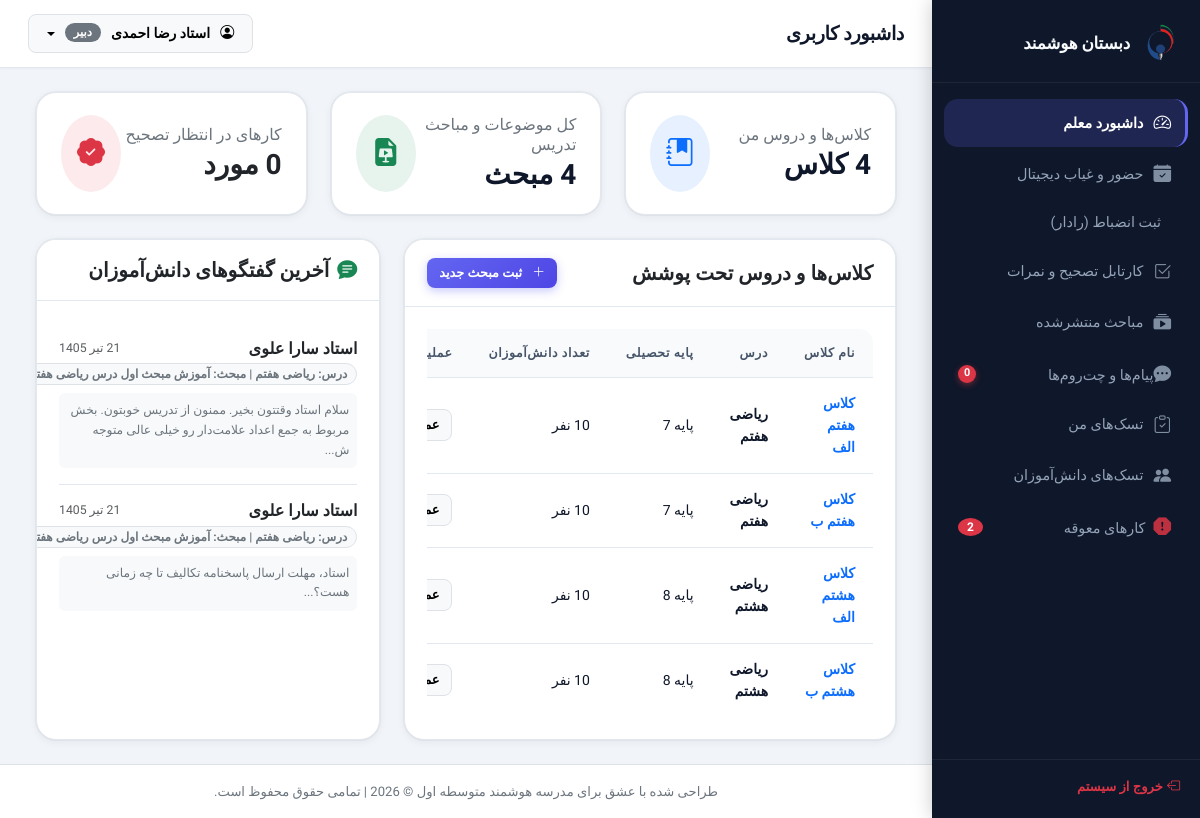
Page /teacher/dashboard.php (signed in) on the committed database.
### tables this page shows
CREATE TABLE `class_teacher_course` (
  `id` int(11) NOT NULL,
  `class_id` int(11) NOT NULL,
  `teacher_id` int(11) NOT NULL,
  `course_id` int(11) NOT NULL
);

CREATE TABLE `classes` (
  `id` int(11) NOT NULL,
  `class_name` varchar(100) NOT NULL,
  `grade_level` int(11) NOT NULL
);

CREATE TABLE `courses` (
  `id` int(11) NOT NULL,
  `course_name` varchar(100) NOT NULL,
  `grade_level` int(11) NOT NULL
);

CREATE TABLE `forum_messages` (
  `id` int(11) NOT NULL,
  `topic_id` int(11) NOT NULL,
  `sender_id` int(11) NOT NULL,
  `message_text` text NOT NULL,
  `created_at` timestamp NOT NULL DEFAULT current_timestamp()
);

CREATE TABLE `users` (
  `id` int(11) NOT NULL,
  `national_code` varchar(10) NOT NULL,
  `username` varchar(50) NOT NULL,
  `password` varchar(255) NOT NULL,
  `role` enum('student','teacher','parent','operator','admin') NOT NULL,
  `full_name` varchar(100) NOT NULL,
  `email` varchar(100) DEFAULT NULL,
  `phone` varchar(11) DEFAULT NULL,
  `status` tinyint(4) DEFAULT 1,
  `created_at` timestamp NOT NULL DEFAULT current_timestamp(),
  `avatar_path` varchar(255) DEFAULT NULL
);

CREATE TABLE `topics` (
  `id` int(11) NOT NULL,
  `class_teacher_course_id` int(11) DEFAULT NULL,
  `topic_title` varchar(255) NOT NULL,
  `topic_description` text DEFAULT NULL,
  `video_path` varchar(255) DEFAULT NULL,
  `created_at` timestamp NOT NULL DEFAULT current_timestamp()
);

### config/helpers.php (called while the page is built, shortened)
<?php
function to_shamsi($gregorian_date_str) {
    $timestamp = strtotime($gregorian_date_str);
    $months = [
        1 => "فروردین", 2 => "اردیبهشت", 3 => "خرداد", 4 => "تیر", 5 => "مرداد", 6 => "شهریور",
        7 => "مهر", 8 => "آبان", 9 => "آذر", 10 => "دی", 11 => "بهمن", 12 => "اسفند"
    ];
    $gy = date('Y', $timestamp);
    $gm = date('n', $timestamp);
    $gd = date('j', $timestamp);
    $jalali = gregorian_to_jalali_array($gy, $gm, $gd);
    return $jalali['d'] . ' ' . $months[$jalali['m']] . ' ' . $jalali['y'];
}
function gregorian_to_jalali_array($gy, $gm, $gd) {
    $g_d_m = [0, 31, 59, 90, 120, 151, 181, 212, 243, 273, 304, 334];
    $gy = (int)$gy;
    $gm = (int)$gm;
    $gd = (int)$gd;
    if ($gy > 1600) {
        $jy = 979;
        $gy -= 1600;
    } else {
        $jy = 0;
        $gy -= 621;
    }
    $gy2 = ($gm > 2) ? ($gy + 1) : $gy;
    $days = (365 * $gy) + (int)(($gy2 + 3) / 4) - (int)(($gy2 + 99) / 100) + (int)(($gy2 + 399) / 400) - 80 + $gd + $g_d_m[$gm - 1];
    $jy += 33 * (int)($days / 12053);
    $days %= 12053;
    $jy += 4 * (int)($days / 1461);
    $days %= 1461;
    $jy += (int)(($days - 1) / 365);
    if ($days > 365) {
        $days = ($days - 1) % 365;
    }
    if ($days < 186) {
        $jm = 1 + (int)($days / 31);
        $jd = 1 + ($days % 31);
    } else {
        $jm = 7 + (int)(($days - 186) / 30);
        $jd = 1 + (($days - 186) % 30);
    }
    return ['y' => $jy, 'm' => $jm, 'd' => $jd];
}
?>

### teacher/dashboard.php (the view, shortened to what this page needs)
<?php
require_once '../includes/header.php';
try {
    $stmtT = $pdo->prepare("SELECT id FROM teachers WHERE user_id = ?");
    $stmtT->execute([$_SESSION['user_id']]);
    $teacherId = $stmtT->fetchColumn();
    $stmtTCount = $pdo->prepare("SELECT COUNT(*) FROM class_teacher_course WHERE teacher_id = ?");
    $stmtTCount->execute([$teacherId]);
    $classesCount = $stmtTCount->fetchColumn();
    $stmtTopicsCount = $pdo->prepare("SELECT COUNT(*) FROM topics t
        JOIN class_teacher_course ctc ON t.class_teacher_course_id = ctc.id
        WHERE ctc.teacher_id = ?");
    $stmtTopicsCount->execute([$teacherId]);
    $topicsCount = $stmtTopicsCount->fetchColumn();
    $stmtHwPending = $pdo->prepare("SELECT COUNT(*) FROM homework_submissions hs
        JOIN homeworks h ON hs.homework_id = h.id
        JOIN topics t ON h.topic_id = t.id
        JOIN class_teacher_course ctc ON t.class_teacher_course_id = ctc.id
        WHERE ctc.teacher_id = ? AND hs.status = 'pending'");
    $stmtHwPending->execute([$teacherId]);
    $hwPendingCount = $stmtHwPending->fetchColumn();
    $stmtQuizPending = $pdo->prepare("SELECT COUNT(*) FROM student_quiz_answers sqa
        JOIN student_quizzes sq ON sqa.student_quiz_id = sq.id
        JOIN quizzes q ON sq.quiz_id = q.id
        JOIN topics t ON q.topic_id = t.id
        JOIN class_teacher_course ctc ON t.class_teacher_course_id = ctc.id
        WHERE ctc.teacher_id = ? AND q.quiz_type = 'essay' AND sqa.score IS NULL AND sqa.essay_answer_file_path IS NOT NULL AND sqa.essay_answer_file_path != ''");
    $stmtQuizPending->execute([$teacherId]);
    $quizPendingCount = $stmtQuizPending->fetchColumn();
    $totalPendingGrading = $hwPendingCount + $quizPendingCount;
    $stmtAlloc = $pdo->prepare("SELECT ctc.id, c.class_name, co.course_name, c.grade_level,
        (SELECT COUNT(*) FROM class_student WHERE class_id = c.id) as students_count
        FROM class_teacher_course ctc
        JOIN classes c ON ctc.class_id = c.id
        JOIN courses co ON ctc.course_id = co.id
        WHERE ctc.teacher_id = ?");
    $stmtAlloc->execute([$teacherId]);
    $allocations = $stmtAlloc->fetchAll();
    $stmtForum = $pdo->prepare("SELECT fm.*, u.full_name, t.topic_title, co.course_name
        FROM forum_messages fm
        JOIN users u ON fm.sender_id = u.id
        JOIN topics t ON fm.topic_id = t.id
        JOIN class_teacher_course ctc ON t.class_teacher_course_id = ctc.id
        JOIN courses co ON ctc.course_id = co.id
        WHERE ctc.teacher_id = ? AND fm.sender_id != ?
        ORDER BY fm.created_at DESC LIMIT 5");
    $stmtForum->execute([$teacherId, $_SESSION['user_id']]);
    $recentForumMessages = $stmtForum->fetchAll();
} catch (PDOException $e) {
    die("خطا در بارگذاری اطلاعات دشبورد معلم: " . $e->getMessage());
}
?>
<div class="container-fluid">
    <div class="row g-4 mb-4">
        <div class="col-md-4">
            <div class="stat-card d-flex align-items-center justify-content-between">
                <div>
                    <h6 class="text-secondary mb-1">کلاس‌ها و دروس من</h6>
                    <h3 class="fw-bold mb-0"><?= $classesCount ?> کلاس</h3>
                </div>
                <div class="rounded-circle bg-primary bg-opacity-10 p-3 text-primary">
                    <i class="bi bi-journal-bookmark-fill fs-3"></i>
                </div>
            </div>
        </div>
        <div class="col-md-4">
            <div class="stat-card d-flex align-items-center justify-content-between">
                <div>
                    <h6 class="text-secondary mb-1">کل موضوعات و مباحث تدریس</h6>
                    <h3 class="fw-bold mb-0"><?= $topicsCount ?> مبحث</h3>
                </div>
                <div class="rounded-circle bg-success bg-opacity-10 p-3 text-success">
                    <i class="bi bi-file-earmark-slides-fill fs-3"></i>
                </div>
            </div>
        </div>
        <div class="col-md-4">
            <a href="grading.php" class="text-decoration-none text-dark">
                <div class="stat-card d-flex align-items-center justify-content-between">
                    <div>
                        <h6 class="text-secondary mb-1">کارهای در انتظار تصحیح</h6>
                        <h3 class="fw-bold mb-0">
                            <?= $totalPendingGrading ?> مورد
                        </h3>
                    </div>
                    <div class="rounded-circle bg-danger bg-opacity-10 p-3 text-danger">
                        <i class="bi bi-patch-check-fill fs-3"></i>
                    </div>
                </div>
            </a>
        </div>
    </div>
    <div class="row g-4">
        <div class="col-lg-7">
            <div class="card border-0 shadow-sm rounded-3 h-100">
                <div class="card-header bg-white py-3 d-flex justify-content-between align-items-center">
                    <h5 class="fw-bold mb-0">کلاس‌ها و دروس تحت پوشش</h5>
                    <a href="course_creator.php" class="btn btn-primary btn-sm"><i class="bi bi-plus-lg me-1"></i>ثبت مبحث جدید</a>
                </div>
                <div class="card-body p-0">
                    <?php if (empty($allocations)): ?>
                        <div class="text-center py-5">
                            <i class="bi bi-journal-x fs-1 text-secondary mb-2"></i>
                            <p class="text-secondary mb-0">هنوز هیچ کلاس یا درسی به شما اختصاص داده نشده است.</p>
                        </div>
                    <?php else: ?>
                        <div class="table-responsive">
                            <table class="table custom-table mb-0">
                                <thead>
                                    <tr>
                                        <th>نام کلاس</th>
                                        <th>درس</th>
                                        <th>پایه تحصیلی</th>
                                        <th>تعداد دانش‌آموزان</th>
                                        <th>عملیات درسی</th>
                                    </tr>
                                </thead>
                                <tbody>
                                    <?php foreach ($allocations as $alloc): ?>
                                        <tr>
                                            <td class="fw-bold text-primary"><?= htmlspecialchars($alloc['class_name']) ?></td>
                                            <td class="fw-bold"><?= htmlspecialchars($alloc['course_name']) ?></td>
                                            <td>پایه <?= $alloc['grade_level'] ?></td>
                                            <td><?= $alloc['students_count'] ?> نفر</td>
                                            <td>
                                                <div class="dropdown">
                                                    <button class="btn btn-light btn-sm border dropdown-toggle" type="button" data-bs-toggle="dropdown" aria-expanded="false">
                                                        عملیات کلاس
                                                    </button>
                                                </div>
                                            </td>
                                        </tr>
                                    <?php endforeach; ?>
                                </tbody>
                            </table>
                        </div>
                    <?php endif; ?>
                </div>
            </div>
        </div>
        <div class="col-lg-5">
            <div class="card border-0 shadow-sm rounded-3 h-100">
                <div class="card-header bg-white py-3">
                    <h5 class="fw-bold mb-0"><i class="bi bi-chat-text-fill text-success me-2"></i>آخرین گفتگوهای دانش‌آموزان</h5>
                </div>
                <div class="card-body">
                    <?php if (empty($recentForumMessages)): ?>
                        <div class="text-center py-5">
                            <i class="bi bi-chat-left-heart fs-1 text-secondary mb-2"></i>
                            <p class="text-secondary mb-0">هنوز گفتگویی در تالارهای دروس شما ثبت نشده است.</p>
                        </div>
                    <?php else: ?>
                        <div class="list-group list-group-flush">
                            <?php foreach ($recentForumMessages as $msg): ?>
                                <div class="list-group-item px-0 py-3">
                                    <div class="d-flex w-100 justify-content-between mb-1">
                                        <h6 class="fw-bold mb-0 text-dark"><?= htmlspecialchars($msg['full_name']) ?></h6>
                                        <small class="text-muted"><?= to_shamsi($msg['created_at']) ?></small>
                                    </div>
                                    <span class="badge bg-light text-secondary border mb-2" style="font-size: 0.75rem;">
                                        درس: <?= htmlspecialchars($msg['course_name']) ?> | مبحث: <?= htmlspecialchars($msg['topic_title']) ?>
                                    </span>
                                    <p class="mb-0 text-secondary small bg-light p-2 rounded">
                                        <?= htmlspecialchars(mb_substr($msg['message_text'], 0, 100, 'utf-8')) ?>...
                                    </p>
                                </div>
                            <?php endforeach; ?>
                        </div>
                    <?php endif; ?>
                </div>
            </div>
        </div>
    </div>
</div>
<?php require_once '../includes/footer.php'; ?>

### assets/css/style.css (style rules this page uses)
:root { --sidebar-bg: #0F172A; --sidebar-hover: rgba(99, 102, 241, 0.12); --sidebar-text: #94A3B8; --sidebar-active-text: #FFFFFF; --sidebar-active-bg: rgba(99, 102, 241, 0.2); --sidebar-active-border:#6366F1; --sidebar-width: 268px; --body-bg: #F1F5F9; --card-bg: #FFFFFF; --card-bg-alt: #F8FAFC; --text-primary: #0F172A; --text-secondary: #475569; --text-muted: #94A3B8; --primary: #6366F1; --primary-hover: #4F46E5; --primary-light: rgba(99, 102, 241, 0.1); --primary-subtle: #EEF2FF; --accent: #F97316; --accent-hover: #EA6C00; --accent-light: rgba(249, 115, 22, 0.1); --success: #10B981; --success-light: rgba(16, 185, 129, 0.1); --danger: #EF4444; --danger-light: rgba(239, 68, 68, 0.1); --warning: #F59E0B; --warning-light: rgba(245, 158, 11, 0.1); --info: #3B82F6; --info-light: rgba(59, 130, 246, 0.1); --border: #E2E8F0; --border-strong: #CBD5E1; --shadow-xs: 0 1px 2px rgba(0,0,0,.04); --shadow-sm: 0 2px 8px rgba(0,0,0,.06), 0 0 0 1px rgba(0,0,0,.04); --shadow-md: 0 4px 16px rgba(0,0,0,.08), 0 0 0 1px rgba(0,0,0,.04); --shadow-lg: 0 8px 32px rgba(0,0,0,.10), 0 0 0 1px rgba(0,0,0,.04); --shadow-clay: 4px 4px 0px rgba(99,102,241,.18), 0 4px 16px rgba(99,102,241,.12); --radius-sm: 8px; --radius-md: 14px; --radius-lg: 20px; --radius-xl: 28px; --radius-pill: 999px; --ease: cubic-bezier(0.25, 0.8, 0.25, 1); --transition: 0.22s var(--ease); }
*, *::before, *::after { box-sizing: border-box; }
html { scroll-behavior: smooth; }
body { font-family: 'Vazirmatn', system-ui, sans-serif; background-color: var(--body-bg); color: var(--text-primary); direction: rtl; overflow-x: hidden; -webkit-font-smoothing: antialiased; font-size: 15px; line-height: 1.6; }
.card { border-radius: var(--radius-lg) !important; border: 1px solid var(--border) !important; box-shadow: var(--shadow-sm) !important; transition: box-shadow var(--transition), transform var(--transition); overflow: hidden; }
.card-header { background-color: var(--card-bg) !important; border-bottom: 1px solid var(--border) !important; padding: 18px 22px !important; }
.card-body { padding: 22px !important; }
.stat-card { background-color: var(--card-bg); border: 1px solid var(--border); border-radius: var(--radius-lg); padding: 22px 24px; box-shadow: var(--shadow-sm); transition: box-shadow var(--transition), transform var(--transition); cursor: default; }
.custom-table { border-radius: var(--radius-md); overflow: hidden; background-color: var(--card-bg); width: 100%; border-collapse: separate; border-spacing: 0; }
.custom-table thead th { background-color: var(--card-bg-alt); color: var(--text-secondary); font-weight: 600; font-size: 0.78rem; text-transform: uppercase; letter-spacing: 0.6px; border-bottom: 1px solid var(--border); padding: 14px 18px; white-space: nowrap; }
.custom-table tbody td { padding: 14px 18px; border-bottom: 1px solid var(--border); vertical-align: middle; color: var(--text-primary); font-size: 0.875rem; transition: background var(--transition); }
.custom-table tbody tr:last-child td { border-bottom: none; }
.btn { border-radius: var(--radius-sm); padding: 9px 18px; font-weight: 600; font-size: 0.875rem; font-family: 'Vazirmatn', sans-serif; transition: all var(--transition); cursor: pointer; display: inline-flex; align-items: center; gap: 6px; border: none; line-height: 1.4; }
.btn-primary { background: linear-gradient(135deg, var(--primary) 0%, var(--primary-hover) 100%); color: white; box-shadow: 0 3px 10px rgba(99,102,241,.35); }
.btn-sm { padding: 6px 12px; font-size: 0.8rem; border-radius: 8px; }
.badge { font-family: 'Vazirmatn', sans-serif; font-weight: 600; font-size: 0.73rem; padding: 4px 9px; border-radius: var(--radius-pill); letter-spacing: 0; }
.container-fluid { animation: fadeInUp 0.25s var(--ease); }
.list-group-item { border: none; border-bottom: 1px solid var(--border); padding: 13px 16px; transition: background var(--transition); font-size: 0.875rem; cursor: pointer; }
.list-group-item:last-child { border-bottom: none; }

### rows in the picture
class_teacher_course: class.class_name "کلاس هفتم الف", course.course_name "ریاضی هفتم", class.grade_level "7"
class_teacher_course: class.class_name "کلاس هفتم ب", course.course_name "ریاضی هفتم", class.grade_level "7"
class_teacher_course: class.class_name "کلاس هشتم الف", course.course_name "ریاضی هشتم", class.grade_level "8"
class_teacher_course: class.class_name "کلاس هشتم ب", course.course_name "ریاضی هشتم", class.grade_level "8"
forum_messages: sender.full_name "استاد سارا علوی", created_at "21 تیر 1405", courses.course_name "ریاضی هفتم", topic.topic_title "آموزش مبحث اول درس ریاضی…", message_text "سلام استاد وقتتون بخیر. ممنون از تدریس خوبتون. بخش مربوط به جمع اعداد علامت‌دار رو خیلی عالی متوجه ش"
forum_messages: sender.full_name "استاد سارا علوی", created_at "21 تیر 1405", courses.course_name "ریاضی هفتم", topic.topic_title "آموزش مبحث اول درس ریاضی…", message_text "استاد، مهلت ارسال پاسخنامه تکالیف تا چه زمانی هست؟"

### other values in the picture
$sidebarUnreadCount "0"
$overdueCount "2"
$currentUser['full_name'] "استاد رضا احمدی"
get_role_fa($currentUser['role']) "دبیر"
$classesCount "4"
